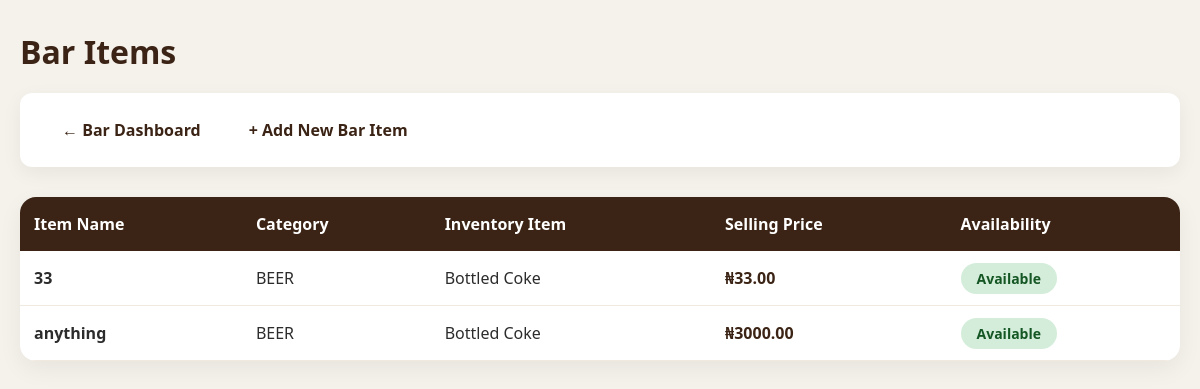
/bar/items/ (signed in), run on the app's committed database.
### bar/models.py (models this page shows, shortened)
class BarItem(models.Model):
    CATEGORY_CHOICES = [
        ('BEER', 'Beer'),
        ('WINE', 'Wine'),
        ('SPIRIT', 'Spirit'),
        ('SOFT_DRINK', 'Soft Drink'),
        ('WATER', 'Water'),
        ('ENERGY_DRINK', 'Energy Drink'),
        ('OTHER', 'Other'),
    ]
    name = models.CharField(max_length=150)
    category = models.CharField(max_length=30, choices=CATEGORY_CHOICES)
    inventory_item = models.ForeignKey(
        InventoryItem,
        on_delete=models.SET_NULL,
        null=True,
        blank=True
    )
    selling_price = models.DecimalField(max_digits=12, decimal_places=2)
    is_available = models.BooleanField(default=True)

### inventory/models.py (models this page shows, shortened)
class InventoryItem(models.Model):
    UNIT_CHOICES = [
        ('PCS', 'Pieces'),
        ('KG', 'Kilogram'),
        ('LITRE', 'Litre'),
        ('PACK', 'Pack'),
        ('BOTTLE', 'Bottle'),
        ('BAG', 'Bag'),
        ('CARTON', 'Carton'),
        ('OTHER', 'Other'),
    ]
    name = models.CharField(max_length=150)
    category = models.ForeignKey(InventoryCategory, on_delete=models.SET_NULL, null=True)
    unit = models.CharField(max_length=20, choices=UNIT_CHOICES)
    quantity_in_stock = models.DecimalField(max_digits=12, decimal_places=2, default=0)
    reorder_level = models.DecimalField(max_digits=12, decimal_places=2, default=0)
    unit_cost = models.DecimalField(max_digits=12, decimal_places=2, default=0)
    supplier = models.ForeignKey(Supplier, on_delete=models.SET_NULL, null=True, blank=True)
    description = models.TextField(blank=True)
    created_at = models.DateTimeField(auto_now_add=True)
    def __str__(self):
        return self.name

### bar/views.py (the view)
# urls.py: path('items/', views.bar_item_list, name='bar_item_list'),
@login_required
def bar_item_list(request):
    items = BarItem.objects.select_related('inventory_item').order_by('name')
    return render(request, 'bar/bar_item_list.html', {'items': items})

### templates/bar/bar_item_list.html (shortened to what this page needs)
<!DOCTYPE html>
<html lang="en">
<head>
</head>
<body>
    <div class="container">
        <h1>Bar Items</h1>
        <div class="nav-links">
            <a href="{% url 'bar:dashboard' %}">← Bar Dashboard</a>
            <a href="{% url 'bar:add_bar_item' %}">+ Add New Bar Item</a>
        </div>
        <div class="table-container">
            <table>
                <thead>
                    <tr>
                        <th>Item Name</th>
                        <th>Category</th>
                        <th>Inventory Item</th>
                        <th>Selling Price</th>
                        <th>Availability</th>
                    </tr>
                </thead>
                <tbody>
                    {% for item in items %}
                    <tr>
                        <td><strong>{{ item.name }}</strong></td>
                        <td>{{ item.category }}</td>
                        <td>{{ item.inventory_item|default:"—" }}</td>
                        <td class="price">₦{{ item.selling_price }}</td>
                        <td>
                            {% if item.is_available %}
                                <span class="status available">Available</span>
                            {% else %}
                                <span class="status unavailable">Not Available</span>
                            {% endif %}
                        </td>
                    </tr>
                    {% empty %}
                    <tr>
                        <td colspan="5" class="empty-row">No bar items added yet.</td>
                    </tr>
                    {% endfor %}
                </tbody>
            </table>
        </div>
    </div>
</body>
</html>

### templates/bar/bar_item_list.html (style rules this page uses)
* { margin: 0; padding: 0; box-sizing: border-box; }
body { font-family: "Segoe UI", Arial, sans-serif; background: #f5f1eb; color: #2c2c2c; padding: 30px 20px; min-height: 100vh; }
.container { max-width: 1300px; margin: 0 auto; }
h1 { color: #3b2415; font-size: 32px; margin-bottom: 20px; }
.nav-links { background: white; padding: 16px 24px; border-radius: 12px; box-shadow: 0 6px 20px rgba(0,0,0,0.06); margin-bottom: 30px; display: flex; flex-wrap: wrap; gap: 12px; }
.nav-links a { color: #3b2415; text-decoration: none; font-weight: 600; padding: 10px 18px; border-radius: 8px; transition: all 0.3s ease; }
.table-container { background: white; border-radius: 16px; box-shadow: 0 8px 25px rgba(0,0,0,0.06); overflow: hidden; }
table { width: 100%; border-collapse: collapse; }
th { background: #3b2415; color: white; padding: 16px 14px; text-align: left; font-weight: 600; }
td { padding: 16px 14px; border-bottom: 1px solid #f0e9df; }
.status { padding: 6px 16px; border-radius: 30px; font-size: 14px; font-weight: 600; }
.available { background: #d4edda; color: #155724; }
.price { font-weight: 600; color: #3b2415; }

### data on the page
BarItem: name "33", category "BEER", inventory_item "Bottled Coke", selling_price "33.00", is_available "Available"
BarItem: name "anything", category "BEER", inventory_item "Bottled Coke", selling_price "3000.00", is_available "Available"
